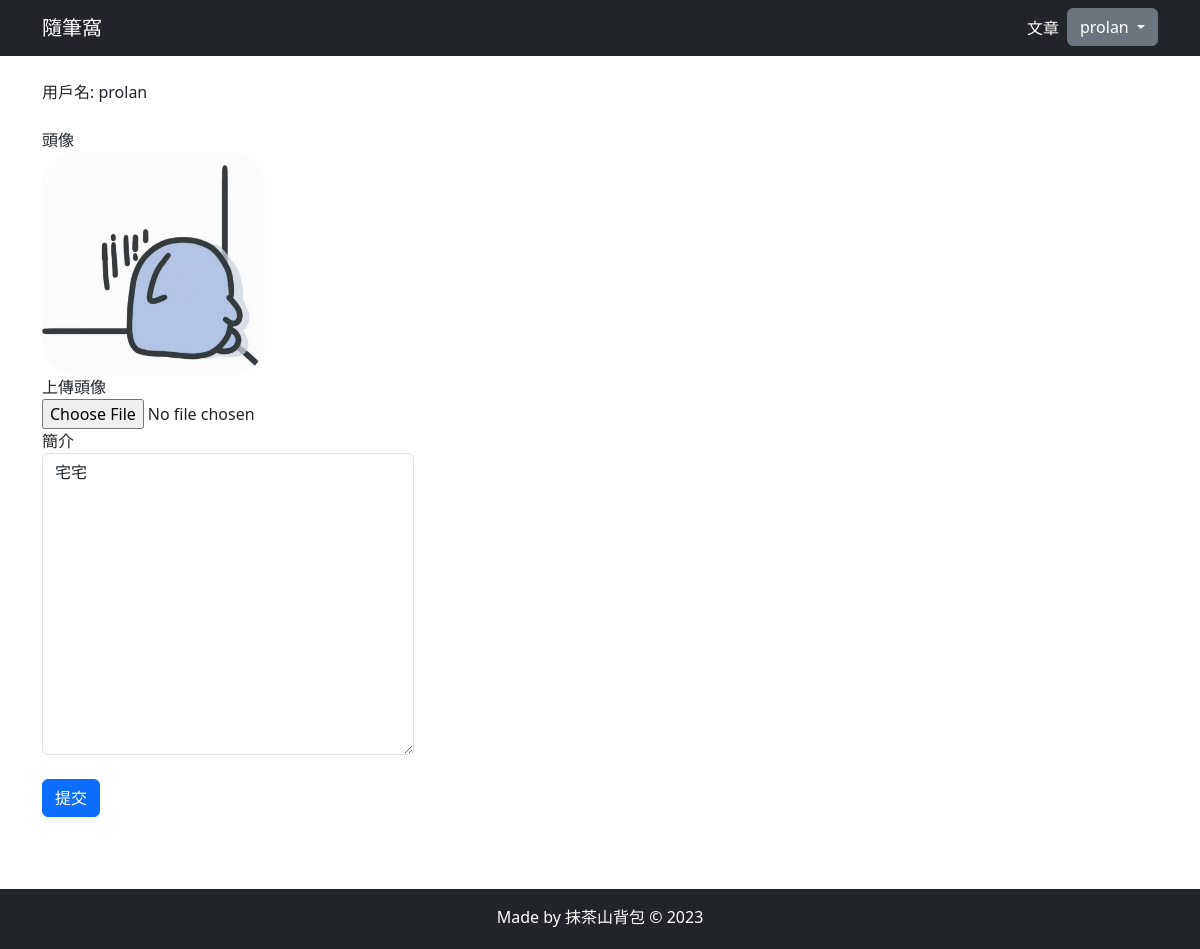
The page /userprofile/edit/4/ (signed in) on the database its author committed.
### userprofile/models.py (models this page shows, shortened)
class Profile(models.Model):
    user = models.OneToOneField(User, on_delete=models.CASCADE, related_name='profile')
    avatar = models.ImageField(upload_to='avatar/%Y%m%d/', blank=True)
    bio = models.TextField(max_length=100, blank=True)

### userprofile/views.py (the view)
# urls.py: path('edit/<int:id>/', views.profile_edit, name='edit'),
@login_required(login_url='/userprofile/login/')
def profile_edit(request, id):
    user = User.objects.get(id=id)
    if Profile.objects.filter(user_id=id).exists():
        profile = Profile.objects.get(user_id=id)
    else:
        profile = Profile.objects.create(user=user)
    if request.method == 'POST':
        if request.user != user:
            return HttpResponse("你沒有權限修改此用戶信息。")
        profile_form = ProfileForm(request.POST, request.FILES)
        if profile_form.is_valid():
            profile_cd = profile_form.cleaned_data
            profile.bio = profile_cd['bio']
            if 'avatar' in request.FILES:
                profile.avatar = profile_cd["avatar"]
            profile.save()
            return redirect("userprofile:edit", id=id)
        else:
            return HttpResponse("註冊表單輸入有誤。請重新輸入~")
    elif request.method == 'GET':
        profile_form = ProfileForm()
        context = { 'profile_form': profile_form, 'profile': profile, 'user': user }
        return render(request, 'userprofile/edit.html', context)
    else:
        return HttpResponse("請使用GET或POST請求數據")

### userprofile/forms.py
class ProfileForm(forms.ModelForm):
    class Meta:
        model = Profile
        fields = ('avatar', 'bio')

### templates/userprofile/edit.html (shortened to what this page needs)
{% extends "base.html" %} {% load static %}
{% block content %}
<div class="container">
    <div class="row">
        <div class="col-12">
            <br>
            <div class="col-md-4">用戶名: {{ user.username }}</div>
            <br>
            {% if profile.avatar %}
                <div class="col-md-4">頭像</div>
                <img src="{{ profile.avatar.url }}" style="max-width: 20%; border-radius: 15%;" class="col-md-4">
            {% else %}
                <h5 class="col-md-4">暫無頭像</h5>
            {% endif %}
            <br>
            <form method="post" action="." enctype="multipart/form-data">
                <div class="form-group col-md-4" >
                    <label for="avatar">上傳頭像</label><br>
                    <input type="file" class="form-control-file" name="avatar" id="avatar">
                </div>
                <div class="form-group col-md-4">
                    <label for="bio">簡介</label>
                    <textarea type="text" class="form-control" id="bio" name="bio" rows="12">{{ profile.bio }}</textarea>
                </div>
                <br>
                <button type="submit" class="btn btn-primary">提交</button>
            </form>
        </div>
    </div>
</div>
{% endblock content %}

### templates/header.html (shortened to what this page needs)
<nav class="navbar navbar-expand-lg navbar-dark bg-dark">
    <div class="container">
        <a class="navbar-brand" href="{% url 'article:article_list'%}">隨筆窩</a>
        <div>
            <ul class="navbar-nav">
                <li class="nav-item">
                    <a class="nav-link" href="{% url 'article:article_list' %}" style = "color:white">文章</a>
                </li>
                {% if user.is_authenticated %}
                <div class="dropdown">
                    <a
                        class="btn btn-secondary dropdown-toggle"
                        href="#"
                        role="button"
                        id="dropdownMenuLink"
                        data-bs-toggle="dropdown"
                        aria-expanded="false"
                    >
                        {{ user.username }}
                    </a>
                </div>
                {% else %}
                <li class="nav-item">
                    <a class="nav-link" href="{% url 'userprofile:login' %}">登入</a>
                </li>
                {% endif %}
            </ul>
        </div>
    </div>
</nav>

### templates/base.html (style rules this page uses)
html, body { height: 100%; margin: 0; }

### rows shown on the page
Profile: avatar (picture), bio "宅宅"

### other values the page prints
{{ user.username }} "prolan"
